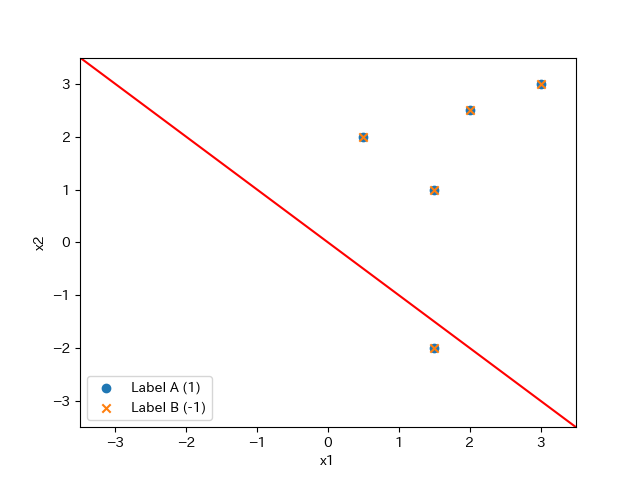

Write the Python code that produced this figure.
import imp
import math
import copy
from tkinter.ttk import LabelFrame

import pandas as pd
import numpy as np
from matplotlib import pylab as plt

import japanize_matplotlib 
#sample_dataset
dataset=pd.DataFrame({'x1':[1.5,2,3,1.5,0.5,-1,-2,-3,-1.5,0],
                    'x2':[1,2.5,3,-2,2,-3,-1.2,-0.5,2,-1.5],
                    'label':['A','A','A','A','A','B','B','B','B','B'],
                    'label_index':[1.0,1.0,1.0,1.0,1.0,-1.0,-1.0,-1.0,-1.0,-1.0]})

#formula_A
def discriminant(p,w):
    return np.dot(p,w)
#formula_B
def activate(x):
    if -1<x:
        return 1
    else:
        return -1

data_size=len(dataset.index)
x=np.array(dataset.loc[:,['x1','x2']])
w=[1,1]

#正解ラベル
label_answer=np.array(dataset['label_index'])
#識別関数の値を初期化
output_test=np.zeros(data_size)
#予測ラベル
label_test=np.zeros(data_size)
#予測結果の正否
result=np.zeros(data_size)

#データセットからラベルを予測する
for i in range(data_size):
    output_test[i]=discriminant(x[i],w)
    label_test[i]=activate(output_test[i])
    result[i]=label_answer[i]==label_test[i]

#output
dataset_test=copy.deepcopy(dataset)
dataset_test['識別関数の値']=output_test
dataset_test['予測ラベル']=label_test
dataset_test['予測の正否']=result
#sample_data_show
print(dataset)

print(dataset_test)


#formula_E
error=0

for i in range(data_size):
    if result[i]==0:
        error-=output_test[i]*label_answer[i]
error_test=pd.DataFrame([[np.sum(result==0),error]],columns=['誤分類の個数','誤差'])
print(error_test)

#csv_output
dataset_test.to_csv('pcp_data_test.csv')
dataset.to_csv('pcp_dataset.csv')
error_test.to_csv('pcp_error.csv')

#learning program
#学習率
eta=0.1
#最大試行回数
max_iter=100
#データセットからラベルを予測する
with open('perceptron_data.txt','w',encoding='utf-8') as f:
    for i in range(max_iter):
        output_test=np.zeros(data_size)
        label_test=np.zeros(data_size)
        result=np.zeros(data_size)

        #データセットから予測ラベルの出力
        for j in range(data_size):
            output_test[j]=discriminant(x[j],w)
            label_test[j]=activate(output_test[j])
            result[j]=label_answer[j]==label_test[j]

        #誤差を求める
        error=0

        for j in range(data_size):
            if result[j]==0.0:
                error-=(output_test[j]*label_answer[j])
        
        #誤分類の個数
        miss_classfication=np.sum(result==0.0)

        print('<{0}回目>'.format(i+1),file=f)
        print('誤差関数の値:{0:2f}'.format(error),file=f)
        print('誤分類の個数:{0}'.format(miss_classfication),file=f)
        print('係数ベクトルの値:w0={0:2f},w1={1:.2f}'.format(w[0],w[1]),file=f)
        print(file=f)

        #すべて正解ラベルに分類出来たら試行終了
        if miss_classfication==0:
            break

        #係数の更新(確率的勾配降下法)
        for j in np.random.permutation(np.arange(data_size)):
            if result[j]==0.0:
                w+=eta*x[j]*label_answer[j]
                break

#before data
#LabelAのプロット
label_a=dataset[dataset['label_index']==1]
plt.scatter(label_a['x1'],label_a['x2'],label='Label A (1)',marker='o')
#LabelBのプロット
label_b=dataset[dataset['label_index']==-1]
plt.scatter(label_a['x1'],label_a['x2'],label='Label B (-1)',marker='x')

#決定境界のプロット
line_x=np.linspace(-4,4,4)
plt.plot(line_x,line_x*-1,'r-')

plt.xlabel('x1')
plt.ylabel('x2')
plt.xlim([-3.5,3.5])
plt.ylim([-3.5,3.5])
#before data
plt.legend()
plt.savefig('perceptron_before.png')
plt.clf()

#After_data
#グラフ描画
plt.xlabel('x1')
plt.ylabel('x2')
plt.xlim([-3.5,3.5])
plt.ylim([-3.5,3.5])
#LabelAプロット
plt.scatter(label_a['x1'],label_a['x2'],label='Label A (1)',marker='o')
#LabelBのプロット
plt.scatter(label_a['x1'],label_a['x2'],label='Label B (-1)',marker='x')
#決定境界のプロット
line_x1=np.linspace(-4,4,4)
plt.plot(line_x1,-1*line_x1*w[0]/w[1],'r-')
plt.legend()
plt.savefig('pcp_after.png')
plt.show()